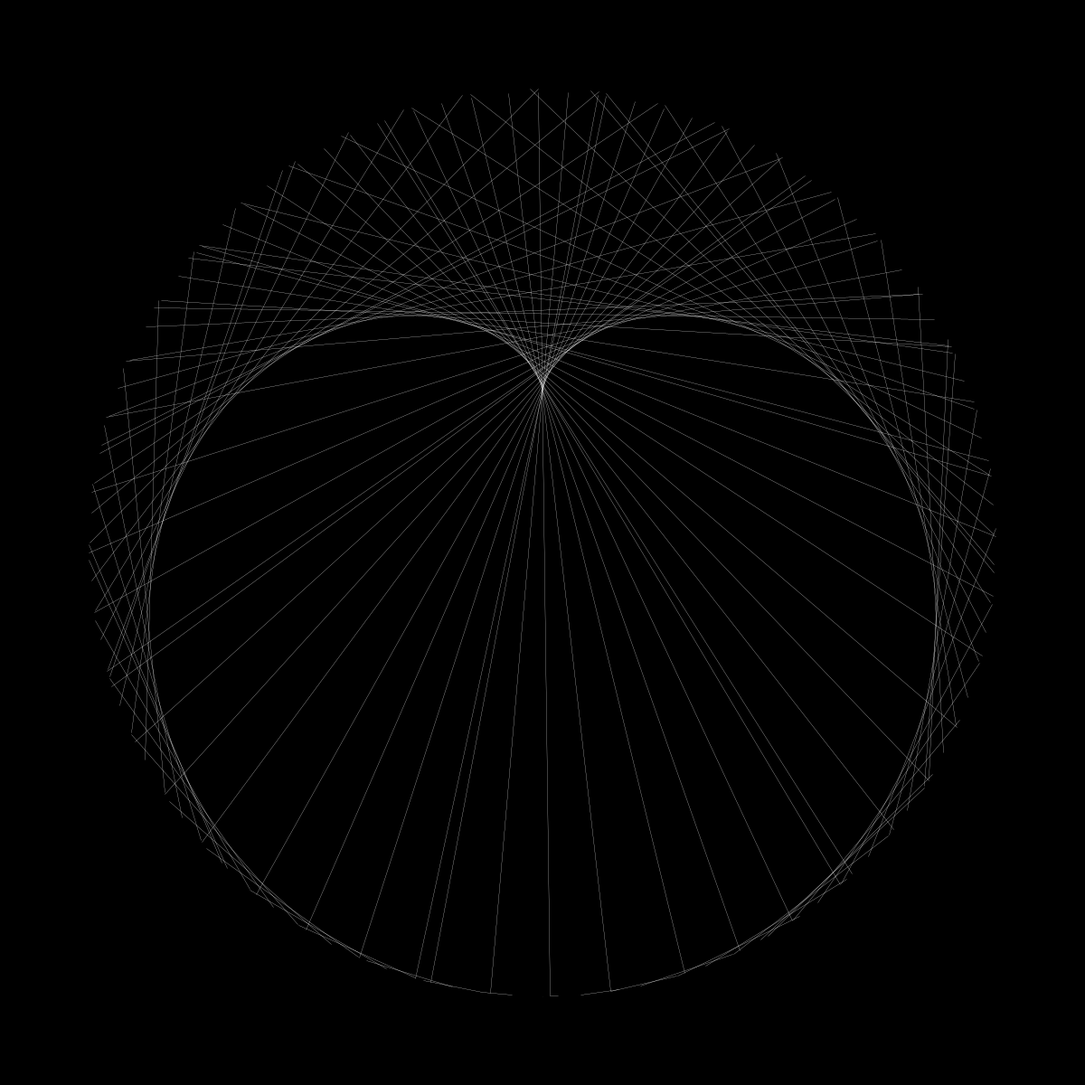
Frame 1 (no input)
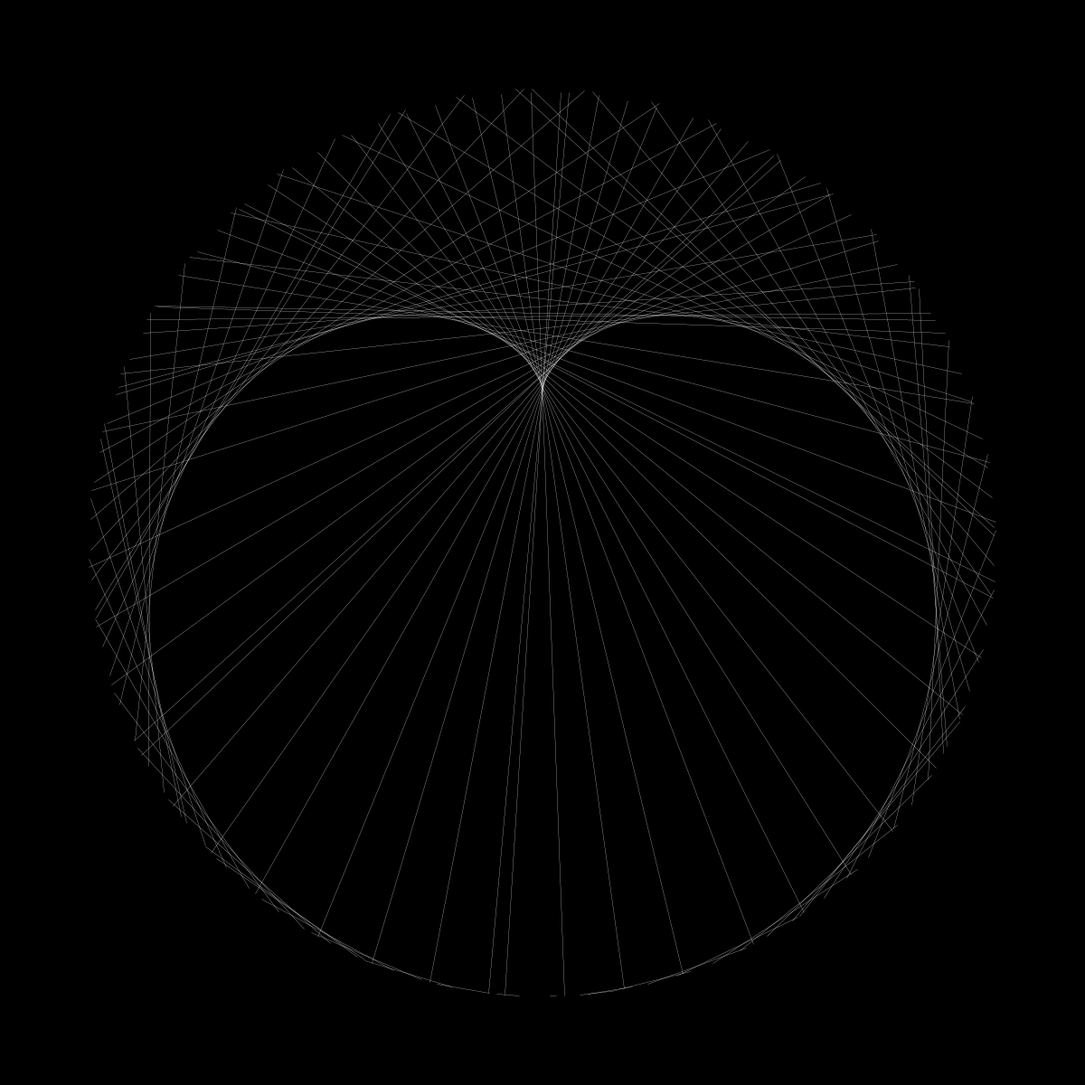
Frame 60 (the mouse pressed at the canvas centre just before this capture)
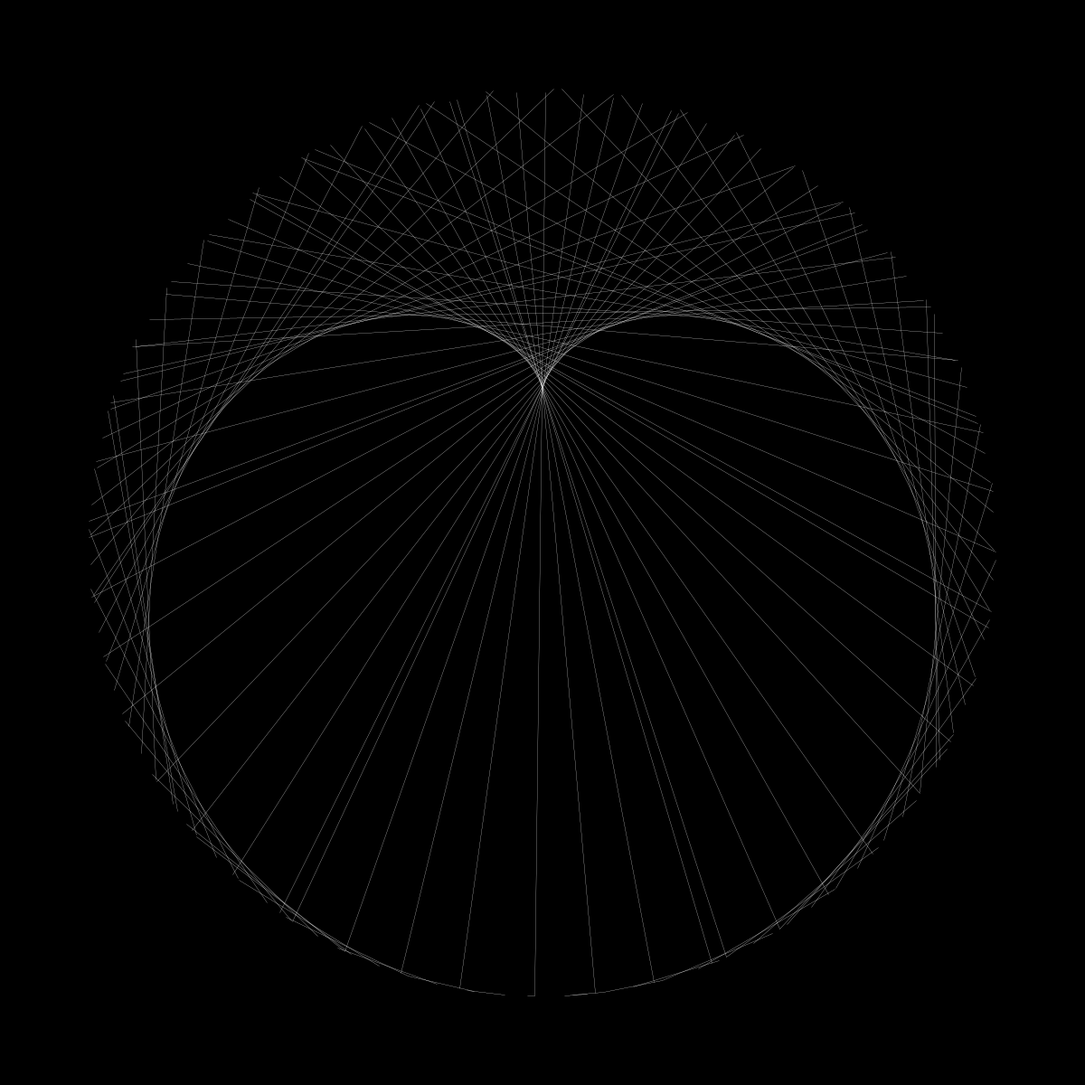
Frame 120 (the mouse held since frame 60 and released just before this capture)

The Processing sketch that drew these frames (run headless with seeded random() and noise(); from frame 60 on, the mouse is pressed at the canvas centre):

// Processing sketch: parametric
// ── parametric.pde
static final int NUM_LINES = 100;

float t;

void setup() {
  background(0);
  size(1200, 1200);
}

void draw () {
  background(0);
  stroke(255,255,255);
  strokeWeight(0.25);

  translate(width/2, height/2);

  for (int i = 0; i < NUM_LINES; i++) {
    line(x1(t+i), y1(t+i), x2(t+i), y2(t+i));
  }
  t += .77;
}

float x1(float t) {
  return sin(t/2) * 500 + sin(t) * 2;
}

float y1(float t) {
  return cos(t/2) * 500 + cos(t) * 2;
}

float x2(float t) {
  return sin(t) * 500 + sin(t) * 2;
}

float y2(float t) {
  return cos(t) * 500 + cos(t) * 2;
}
